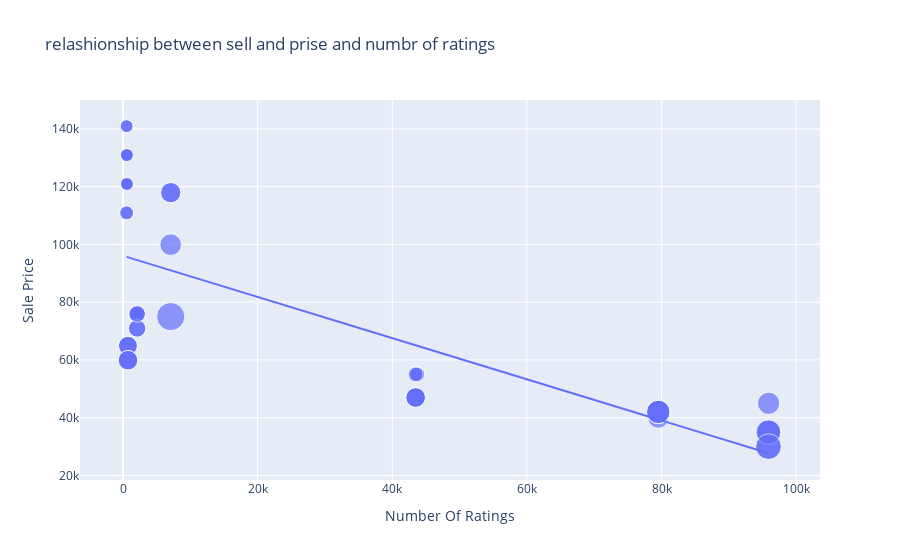

Source (notebook cell):
### Markdown cell above
## Relationship between sell and prise and number of rating

### Code cell
figure=px.scatter(data_frame=data,x="Number Of Ratings",y="Sale Price",size="Discount Percentage",trendline="ols",
                  title="relashionship between sell and prise and numbr of ratings") 
figure.show()

### Figure 1 — Plotly figure (JSON) as saved in the notebook; plotly's stock layout.template omitted (floating-point values rounded to 4 significant figures)
{"data": [{"hovertemplate": "Number Of Ratings=%{x}<br>Sale Price=%{y}<br>Discount Percentage=%{marker.size}<extra></extra>", "legendgroup": "", "marker": {"color": "#636efa", "size": [0, 0, 0, 0, 0, 0, 0, 0, 0, 20, 16, 20, 20, 20, 0, 0, 0, 0, 29, 15, 0, 15, 17, 18, 6, 6, 13, 6, 14, 10, 7, 6, 6, 13, 13, 10, 10, 6, 14, 6, 10, 6, 11, 11, 10, 14, 7, 6, 6, 6, 8, 8, 24, 22, 22, 22, 8, 24, 14, 14, 14, 14], "sizemode": "area", "sizeref": 0.0725, "symbol": "circle"}, "mode": "markers", "name": "", "orientation": "v", "showlegend": false, "type": "scatter", "x": [3431, 3431, 3431, 11202, 11202, 3431, 3431, 11202, 1454, 79512, 79512, 79582, 79512, 79512, 1078, 1078, 1078, 1078, 7088, 7088, 1078, 7088, 7081, 95909, 542, 580, 740, 545, 740, 2101, 545, 580, 580, 730, 730, 2101, 2101, 580, 740, 580, 2092, 545, 2101, 2092, 2101, 740, 545, 580, 580, 580, 43707, 43707, 95807, 95909, 95807, 95909, 43470, 95909, 43470, 43470, 43470, 43470], "xaxis": "x", "y": [49900, 84900, 84900, 77000, 77000, 49900, 49900, 77000, 89900, 41999, 39999, 41999, 41999, 41999, 131900, 117100, 131900, 117100, 74999, 117900, 117100, 117900, 99900, 44999, 140900, 130900, 64900, 120900, 59900, 75900, 110900, 130900, 120900, 64900, 64900, 75900, 75900, 120900, 59900, 120900, 75900, 140900, 70900, 70900, 75900, 59900, 110900, 120900, 130900, 130900, 54999, 54999, 29999, 34999, 34999, 34999, 54999, 29999, 46999, 46999, 46999, 46999], "yaxis": "y"}, {"hovertemplate": "<b>OLS trendline</b><br>Sale Price = -0.712783 * Number Of Ratings + 96054.8<br>R<sup>2</sup>=0.492139<br><br>Number Of Ratings=%{x}<br>Sale Price=%{y} <b>(trend)</b><extra></extra>", "legendgroup": "", "marker": {"color": "#636efa", "symbol": "circle"}, "mode": "lines", "name": "", "showlegend": false, "type": "scatter", "x": [542, 545, 545, 545, 545, 580, 580, 580, 580, 580, 580, 580, 580, 730, 730, 740, 740, 740, 740, 1078, 1078, 1078, 1078, 1078, 1454, 2092, 2092, 2101, 2101, 2101, 2101, 2101, 3431, 3431, 3431, 3431, 3431, 7081, 7088, 7088, 7088, 11202, 11202, 11202, 43470, 43470, 43470, 43470, 43470, 43707, 43707, 79512, 79512, 79512, 79512, 79582, 95807, 95807, 95909, 95909, 95909, 95909], "xaxis": "x", "y": [95670.0, 95670.0, 95670.0, 95670.0, 95670.0, 95640.0, 95640.0, 95640.0, 95640.0, 95640.0, 95640.0, 95640.0, 95640.0, 95530.0, 95530.0, 95530.0, 95530.0, 95530.0, 95530.0, 95290.0, 95290.0, 95290.0, 95290.0, 95290.0, 95020.0, 94560.0, 94560.0, 94560.0, 94560.0, 94560.0, 94560.0, 94560.0, 93610.0, 93610.0, 93610.0, 93610.0, 93610.0, 91010.0, 91000.0, 91000.0, 91000.0, 88070.0, 88070.0, 88070.0, 65070.0, 65070.0, 65070.0, 65070.0, 65070.0, 64900.0, 64900.0, 39380.0, 39380.0, 39380.0, 39380.0, 39330.0, 27770.0, 27770.0, 27690.0, 27690.0, 27690.0, 27690.0], "yaxis": "y"}], "layout": {"autosize": true, "legend": {"itemsizing": "constant", "tracegroupgap": 0}, "title": {"text": "relashionship between sell and prise and numbr of ratings"}, "xaxis": {"anchor": "y", "autorange": true, "domain": [0, 1], "range": [-5980.0, 103000.0], "title": {"text": "Number Of Ratings"}, "type": "linear"}, "yaxis": {"anchor": "x", "autorange": true, "domain": [0, 1], "range": [11530.0, 153700.0], "title": {"text": "Sale Price"}, "type": "linear"}}}
